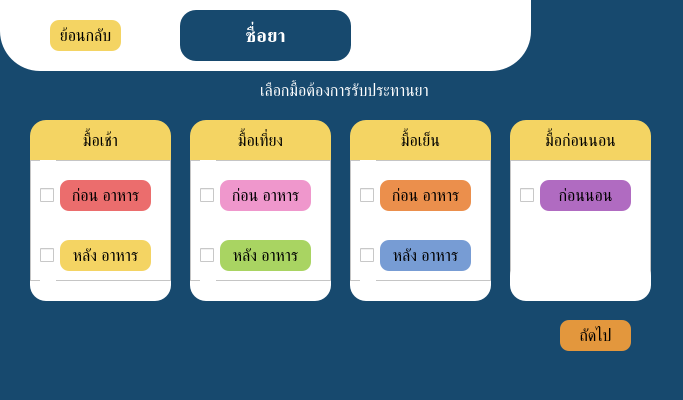
<?xml version="1.0" encoding="UTF-8"?>
<ui version="4.0">
 <class>select_meal</class>
 <widget class="QMainWindow" name="select_meal">
  <property name="geometry">
   <rect>
    <x>0</x>
    <y>0</y>
    <width>683</width>
    <height>400</height>
   </rect>
  </property>
  <property name="windowTitle">
   <string>เลือกมื้อ</string>
  </property>
  <property name="styleSheet">
   <string notr="true">
background-color: rgb(23, 73, 110);</string>
  </property>
  <widget class="QWidget" name="centralwidget">
   <widget class="QFrame" name="frame">
    <property name="geometry">
     <rect>
      <x>0</x>
      <y>-60</y>
      <width>531</width>
      <height>131</height>
     </rect>
    </property>
    <property name="styleSheet">
     <string notr="true">border-radius: 40px;
background-color: rgb(255, 255, 255);</string>
    </property>
    <property name="frameShape">
     <enum>QFrame::StyledPanel</enum>
    </property>
    <property name="frameShadow">
     <enum>QFrame::Raised</enum>
    </property>
    <widget class="QLabel" name="meal_label">
     <property name="geometry">
      <rect>
       <x>180</x>
       <y>70</y>
       <width>171</width>
       <height>51</height>
      </rect>
     </property>
     <property name="font">
      <font>
       <pointsize>14</pointsize>
       <weight>75</weight>
       <bold>true</bold>
      </font>
     </property>
     <property name="styleSheet">
      <string notr="true">border-radius: 16px;
color: rgb(255, 255, 255);
background-color: rgb(23, 73, 110);</string>
     </property>
     <property name="frameShape">
      <enum>QFrame::Box</enum>
     </property>
     <property name="lineWidth">
      <number>1</number>
     </property>
     <property name="text">
      <string>ชื่อยา</string>
     </property>
     <property name="textFormat">
      <enum>Qt::AutoText</enum>
     </property>
     <property name="scaledContents">
      <bool>false</bool>
     </property>
     <property name="alignment">
      <set>Qt::AlignCenter</set>
     </property>
     <property name="wordWrap">
      <bool>true</bool>
     </property>
    </widget>
    <widget class="QPushButton" name="back_pushButton">
     <property name="geometry">
      <rect>
       <x>50</x>
       <y>80</y>
       <width>71</width>
       <height>31</height>
      </rect>
     </property>
     <property name="font">
      <font>
       <pointsize>12</pointsize>
      </font>
     </property>
     <property name="styleSheet">
      <string notr="true">border-radius: 9px;
color: rgb(0, 0, 0);
background-color: rgb(244, 212, 99);</string>
     </property>
     <property name="text">
      <string>ย้อนกลับ</string>
     </property>
    </widget>
   </widget>
   <widget class="QFrame" name="frame_2">
    <property name="geometry">
     <rect>
      <x>30</x>
      <y>120</y>
      <width>141</width>
      <height>61</height>
     </rect>
    </property>
    <property name="styleSheet">
     <string notr="true">border-radius: 16px;
background-color: rgb(244, 212, 99);</string>
    </property>
    <property name="frameShape">
     <enum>QFrame::StyledPanel</enum>
    </property>
    <property name="frameShadow">
     <enum>QFrame::Raised</enum>
    </property>
    <widget class="QLabel" name="b_label">
     <property name="geometry">
      <rect>
       <x>10</x>
       <y>0</y>
       <width>121</width>
       <height>41</height>
      </rect>
     </property>
     <property name="font">
      <font>
       <pointsize>12</pointsize>
      </font>
     </property>
     <property name="text">
      <string>มื้อเช้า</string>
     </property>
     <property name="alignment">
      <set>Qt::AlignCenter</set>
     </property>
    </widget>
   </widget>
   <widget class="QFrame" name="frame_4">
    <property name="geometry">
     <rect>
      <x>30</x>
      <y>260</y>
      <width>141</width>
      <height>41</height>
     </rect>
    </property>
    <property name="styleSheet">
     <string notr="true">border-radius: 16px;
background-color: rgb(255, 255, 255);</string>
    </property>
    <property name="frameShape">
     <enum>QFrame::StyledPanel</enum>
    </property>
    <property name="frameShadow">
     <enum>QFrame::Raised</enum>
    </property>
   </widget>
   <widget class="QFrame" name="frame_5">
    <property name="geometry">
     <rect>
      <x>30</x>
      <y>160</y>
      <width>141</width>
      <height>121</height>
     </rect>
    </property>
    <property name="styleSheet">
     <string notr="true">background-color: rgb(255, 255, 255);</string>
    </property>
    <property name="frameShape">
     <enum>QFrame::StyledPanel</enum>
    </property>
    <property name="frameShadow">
     <enum>QFrame::Raised</enum>
    </property>
    <widget class="QLabel" name="bb_label">
     <property name="geometry">
      <rect>
       <x>30</x>
       <y>20</y>
       <width>91</width>
       <height>31</height>
      </rect>
     </property>
     <property name="font">
      <font>
       <pointsize>12</pointsize>
       <weight>50</weight>
       <bold>false</bold>
      </font>
     </property>
     <property name="styleSheet">
      <string notr="true">border-radius: 9px;
color: rgb(0, 0, 0);
background-color: rgb(235, 109, 109);</string>
     </property>
     <property name="frameShape">
      <enum>QFrame::Box</enum>
     </property>
     <property name="lineWidth">
      <number>1</number>
     </property>
     <property name="text">
      <string>ก่อน อาหาร</string>
     </property>
     <property name="textFormat">
      <enum>Qt::AutoText</enum>
     </property>
     <property name="scaledContents">
      <bool>false</bool>
     </property>
     <property name="alignment">
      <set>Qt::AlignCenter</set>
     </property>
     <property name="wordWrap">
      <bool>true</bool>
     </property>
    </widget>
    <widget class="QCheckBox" name="bb_checkBox">
     <property name="geometry">
      <rect>
       <x>10</x>
       <y>0</y>
       <width>16</width>
       <height>71</height>
      </rect>
     </property>
     <property name="sizePolicy">
      <sizepolicy hsizetype="Minimum" vsizetype="Fixed">
       <horstretch>0</horstretch>
       <verstretch>0</verstretch>
      </sizepolicy>
     </property>
     <property name="font">
      <font>
       <pointsize>14</pointsize>
      </font>
     </property>
     <property name="focusPolicy">
      <enum>Qt::WheelFocus</enum>
     </property>
     <property name="text">
      <string/>
     </property>
     <property name="tristate">
      <bool>false</bool>
     </property>
    </widget>
    <widget class="QCheckBox" name="ab_checkBox">
     <property name="geometry">
      <rect>
       <x>10</x>
       <y>60</y>
       <width>16</width>
       <height>71</height>
      </rect>
     </property>
     <property name="sizePolicy">
      <sizepolicy hsizetype="Minimum" vsizetype="Fixed">
       <horstretch>0</horstretch>
       <verstretch>0</verstretch>
      </sizepolicy>
     </property>
     <property name="font">
      <font>
       <pointsize>14</pointsize>
      </font>
     </property>
     <property name="focusPolicy">
      <enum>Qt::WheelFocus</enum>
     </property>
     <property name="text">
      <string/>
     </property>
     <property name="tristate">
      <bool>false</bool>
     </property>
    </widget>
    <widget class="QLabel" name="ab_label">
     <property name="geometry">
      <rect>
       <x>30</x>
       <y>80</y>
       <width>91</width>
       <height>31</height>
      </rect>
     </property>
     <property name="font">
      <font>
       <pointsize>12</pointsize>
       <weight>50</weight>
       <bold>false</bold>
      </font>
     </property>
     <property name="styleSheet">
      <string notr="true">border-radius: 9px;
color: rgb(0, 0, 0);
background-color: rgb(244, 212, 99);</string>
     </property>
     <property name="frameShape">
      <enum>QFrame::Box</enum>
     </property>
     <property name="lineWidth">
      <number>1</number>
     </property>
     <property name="text">
      <string>หลัง อาหาร</string>
     </property>
     <property name="textFormat">
      <enum>Qt::AutoText</enum>
     </property>
     <property name="scaledContents">
      <bool>false</bool>
     </property>
     <property name="alignment">
      <set>Qt::AlignCenter</set>
     </property>
     <property name="wordWrap">
      <bool>true</bool>
     </property>
    </widget>
   </widget>
   <widget class="QFrame" name="frame_6">
    <property name="geometry">
     <rect>
      <x>190</x>
      <y>160</y>
      <width>141</width>
      <height>121</height>
     </rect>
    </property>
    <property name="styleSheet">
     <string notr="true">background-color: rgb(255, 255, 255);</string>
    </property>
    <property name="frameShape">
     <enum>QFrame::StyledPanel</enum>
    </property>
    <property name="frameShadow">
     <enum>QFrame::Raised</enum>
    </property>
   </widget>
   <widget class="QFrame" name="frame_3">
    <property name="geometry">
     <rect>
      <x>190</x>
      <y>120</y>
      <width>141</width>
      <height>61</height>
     </rect>
    </property>
    <property name="styleSheet">
     <string notr="true">border-radius: 16px;
background-color: rgb(244, 212, 99);</string>
    </property>
    <property name="frameShape">
     <enum>QFrame::StyledPanel</enum>
    </property>
    <property name="frameShadow">
     <enum>QFrame::Raised</enum>
    </property>
    <widget class="QLabel" name="l_label">
     <property name="geometry">
      <rect>
       <x>10</x>
       <y>0</y>
       <width>121</width>
       <height>41</height>
      </rect>
     </property>
     <property name="font">
      <font>
       <pointsize>12</pointsize>
      </font>
     </property>
     <property name="text">
      <string>มื้อเที่ยง</string>
     </property>
     <property name="alignment">
      <set>Qt::AlignCenter</set>
     </property>
    </widget>
   </widget>
   <widget class="QFrame" name="frame_7">
    <property name="geometry">
     <rect>
      <x>190</x>
      <y>260</y>
      <width>141</width>
      <height>41</height>
     </rect>
    </property>
    <property name="styleSheet">
     <string notr="true">border-radius: 16px;
background-color: rgb(255, 255, 255);</string>
    </property>
    <property name="frameShape">
     <enum>QFrame::StyledPanel</enum>
    </property>
    <property name="frameShadow">
     <enum>QFrame::Raised</enum>
    </property>
   </widget>
   <widget class="QLabel" name="bl_label">
    <property name="geometry">
     <rect>
      <x>220</x>
      <y>180</y>
      <width>91</width>
      <height>31</height>
     </rect>
    </property>
    <property name="font">
     <font>
      <pointsize>12</pointsize>
      <weight>50</weight>
      <bold>false</bold>
     </font>
    </property>
    <property name="styleSheet">
     <string notr="true">border-radius: 9px;
color: rgb(0, 0, 0);
background-color: rgb(239, 151, 204);
</string>
    </property>
    <property name="frameShape">
     <enum>QFrame::Box</enum>
    </property>
    <property name="lineWidth">
     <number>1</number>
    </property>
    <property name="text">
     <string>ก่อน อาหาร</string>
    </property>
    <property name="textFormat">
     <enum>Qt::AutoText</enum>
    </property>
    <property name="scaledContents">
     <bool>false</bool>
    </property>
    <property name="alignment">
     <set>Qt::AlignCenter</set>
    </property>
    <property name="wordWrap">
     <bool>true</bool>
    </property>
   </widget>
   <widget class="QCheckBox" name="bl_checkBox">
    <property name="geometry">
     <rect>
      <x>200</x>
      <y>160</y>
      <width>16</width>
      <height>71</height>
     </rect>
    </property>
    <property name="sizePolicy">
     <sizepolicy hsizetype="Minimum" vsizetype="Fixed">
      <horstretch>0</horstretch>
      <verstretch>0</verstretch>
     </sizepolicy>
    </property>
    <property name="font">
     <font>
      <pointsize>14</pointsize>
     </font>
    </property>
    <property name="focusPolicy">
     <enum>Qt::WheelFocus</enum>
    </property>
    <property name="styleSheet">
     <string notr="true">background-color: rgb(255, 255, 255);</string>
    </property>
    <property name="text">
     <string/>
    </property>
    <property name="tristate">
     <bool>false</bool>
    </property>
   </widget>
   <widget class="QCheckBox" name="al_checkBox">
    <property name="geometry">
     <rect>
      <x>200</x>
      <y>220</y>
      <width>16</width>
      <height>71</height>
     </rect>
    </property>
    <property name="sizePolicy">
     <sizepolicy hsizetype="Minimum" vsizetype="Fixed">
      <horstretch>0</horstretch>
      <verstretch>0</verstretch>
     </sizepolicy>
    </property>
    <property name="font">
     <font>
      <pointsize>14</pointsize>
     </font>
    </property>
    <property name="focusPolicy">
     <enum>Qt::WheelFocus</enum>
    </property>
    <property name="styleSheet">
     <string notr="true">background-color: rgb(255, 255, 255);</string>
    </property>
    <property name="text">
     <string/>
    </property>
    <property name="tristate">
     <bool>false</bool>
    </property>
   </widget>
   <widget class="QLabel" name="al_label">
    <property name="geometry">
     <rect>
      <x>220</x>
      <y>240</y>
      <width>91</width>
      <height>31</height>
     </rect>
    </property>
    <property name="font">
     <font>
      <pointsize>12</pointsize>
      <weight>50</weight>
      <bold>false</bold>
     </font>
    </property>
    <property name="styleSheet">
     <string notr="true">border-radius: 9px;
color: rgb(0, 0, 0);
background-color: rgb(169, 212, 98);</string>
    </property>
    <property name="frameShape">
     <enum>QFrame::Box</enum>
    </property>
    <property name="lineWidth">
     <number>1</number>
    </property>
    <property name="text">
     <string>หลัง อาหาร</string>
    </property>
    <property name="textFormat">
     <enum>Qt::AutoText</enum>
    </property>
    <property name="scaledContents">
     <bool>false</bool>
    </property>
    <property name="alignment">
     <set>Qt::AlignCenter</set>
    </property>
    <property name="wordWrap">
     <bool>true</bool>
    </property>
   </widget>
   <widget class="QFrame" name="frame_8">
    <property name="geometry">
     <rect>
      <x>350</x>
      <y>260</y>
      <width>141</width>
      <height>41</height>
     </rect>
    </property>
    <property name="styleSheet">
     <string notr="true">border-radius: 16px;
background-color: rgb(255, 255, 255);</string>
    </property>
    <property name="frameShape">
     <enum>QFrame::StyledPanel</enum>
    </property>
    <property name="frameShadow">
     <enum>QFrame::Raised</enum>
    </property>
   </widget>
   <widget class="QFrame" name="frame_9">
    <property name="geometry">
     <rect>
      <x>350</x>
      <y>160</y>
      <width>141</width>
      <height>121</height>
     </rect>
    </property>
    <property name="styleSheet">
     <string notr="true">background-color: rgb(255, 255, 255);</string>
    </property>
    <property name="frameShape">
     <enum>QFrame::StyledPanel</enum>
    </property>
    <property name="frameShadow">
     <enum>QFrame::Raised</enum>
    </property>
    <widget class="QLabel" name="ad_label">
     <property name="geometry">
      <rect>
       <x>30</x>
       <y>80</y>
       <width>91</width>
       <height>31</height>
      </rect>
     </property>
     <property name="font">
      <font>
       <pointsize>12</pointsize>
       <weight>50</weight>
       <bold>false</bold>
      </font>
     </property>
     <property name="styleSheet">
      <string notr="true">border-radius: 9px;
color: rgb(0, 0, 0);
background-color: rgb(119, 156, 212);
</string>
     </property>
     <property name="frameShape">
      <enum>QFrame::Box</enum>
     </property>
     <property name="lineWidth">
      <number>1</number>
     </property>
     <property name="text">
      <string>หลัง อาหาร</string>
     </property>
     <property name="textFormat">
      <enum>Qt::AutoText</enum>
     </property>
     <property name="scaledContents">
      <bool>false</bool>
     </property>
     <property name="alignment">
      <set>Qt::AlignCenter</set>
     </property>
     <property name="wordWrap">
      <bool>true</bool>
     </property>
    </widget>
    <widget class="QCheckBox" name="ad_checkBox">
     <property name="geometry">
      <rect>
       <x>10</x>
       <y>60</y>
       <width>16</width>
       <height>71</height>
      </rect>
     </property>
     <property name="sizePolicy">
      <sizepolicy hsizetype="Minimum" vsizetype="Fixed">
       <horstretch>0</horstretch>
       <verstretch>0</verstretch>
      </sizepolicy>
     </property>
     <property name="font">
      <font>
       <pointsize>14</pointsize>
      </font>
     </property>
     <property name="focusPolicy">
      <enum>Qt::WheelFocus</enum>
     </property>
     <property name="text">
      <string/>
     </property>
     <property name="tristate">
      <bool>false</bool>
     </property>
    </widget>
    <widget class="QLabel" name="bd_label">
     <property name="geometry">
      <rect>
       <x>30</x>
       <y>20</y>
       <width>91</width>
       <height>31</height>
      </rect>
     </property>
     <property name="font">
      <font>
       <pointsize>12</pointsize>
       <weight>50</weight>
       <bold>false</bold>
      </font>
     </property>
     <property name="styleSheet">
      <string notr="true">border-radius: 9px;
color: rgb(0, 0, 0);
background-color: rgb(235, 143, 76);
</string>
     </property>
     <property name="frameShape">
      <enum>QFrame::Box</enum>
     </property>
     <property name="lineWidth">
      <number>1</number>
     </property>
     <property name="text">
      <string>ก่อน อาหาร</string>
     </property>
     <property name="textFormat">
      <enum>Qt::AutoText</enum>
     </property>
     <property name="scaledContents">
      <bool>false</bool>
     </property>
     <property name="alignment">
      <set>Qt::AlignCenter</set>
     </property>
     <property name="wordWrap">
      <bool>true</bool>
     </property>
    </widget>
    <widget class="QCheckBox" name="bd_checkBox">
     <property name="geometry">
      <rect>
       <x>10</x>
       <y>0</y>
       <width>16</width>
       <height>71</height>
      </rect>
     </property>
     <property name="sizePolicy">
      <sizepolicy hsizetype="Minimum" vsizetype="Fixed">
       <horstretch>0</horstretch>
       <verstretch>0</verstretch>
      </sizepolicy>
     </property>
     <property name="font">
      <font>
       <pointsize>14</pointsize>
      </font>
     </property>
     <property name="focusPolicy">
      <enum>Qt::WheelFocus</enum>
     </property>
     <property name="text">
      <string/>
     </property>
     <property name="tristate">
      <bool>false</bool>
     </property>
    </widget>
   </widget>
   <widget class="QFrame" name="frame_10">
    <property name="geometry">
     <rect>
      <x>350</x>
      <y>120</y>
      <width>141</width>
      <height>61</height>
     </rect>
    </property>
    <property name="styleSheet">
     <string notr="true">border-radius: 16px;
background-color: rgb(244, 212, 99);</string>
    </property>
    <property name="frameShape">
     <enum>QFrame::StyledPanel</enum>
    </property>
    <property name="frameShadow">
     <enum>QFrame::Raised</enum>
    </property>
    <widget class="QLabel" name="d_label">
     <property name="geometry">
      <rect>
       <x>10</x>
       <y>0</y>
       <width>121</width>
       <height>41</height>
      </rect>
     </property>
     <property name="font">
      <font>
       <pointsize>12</pointsize>
      </font>
     </property>
     <property name="text">
      <string>มื้อเย็น</string>
     </property>
     <property name="alignment">
      <set>Qt::AlignCenter</set>
     </property>
    </widget>
   </widget>
   <widget class="QLabel" name="label_2">
    <property name="geometry">
     <rect>
      <x>260</x>
      <y>80</y>
      <width>211</width>
      <height>21</height>
     </rect>
    </property>
    <property name="font">
     <font>
      <pointsize>12</pointsize>
     </font>
    </property>
    <property name="styleSheet">
     <string notr="true">color: rgb(255, 255, 255);</string>
    </property>
    <property name="text">
     <string>เลือกมื้อต้องการรับประทานยา</string>
    </property>
   </widget>
   <widget class="QFrame" name="frame_11">
    <property name="geometry">
     <rect>
      <x>510</x>
      <y>120</y>
      <width>141</width>
      <height>61</height>
     </rect>
    </property>
    <property name="styleSheet">
     <string notr="true">border-radius: 16px;
background-color: rgb(244, 212, 99);</string>
    </property>
    <property name="frameShape">
     <enum>QFrame::StyledPanel</enum>
    </property>
    <property name="frameShadow">
     <enum>QFrame::Raised</enum>
    </property>
    <widget class="QLabel" name="bed_label">
     <property name="geometry">
      <rect>
       <x>20</x>
       <y>0</y>
       <width>101</width>
       <height>41</height>
      </rect>
     </property>
     <property name="font">
      <font>
       <pointsize>12</pointsize>
      </font>
     </property>
     <property name="text">
      <string>มื้อก่อนนอน</string>
     </property>
     <property name="alignment">
      <set>Qt::AlignCenter</set>
     </property>
    </widget>
   </widget>
   <widget class="QFrame" name="frame_12">
    <property name="geometry">
     <rect>
      <x>510</x>
      <y>160</y>
      <width>141</width>
      <height>121</height>
     </rect>
    </property>
    <property name="styleSheet">
     <string notr="true">background-color: rgb(255, 255, 255);</string>
    </property>
    <property name="frameShape">
     <enum>QFrame::StyledPanel</enum>
    </property>
    <property name="frameShadow">
     <enum>QFrame::Raised</enum>
    </property>
    <widget class="QLabel" name="bbed_label">
     <property name="geometry">
      <rect>
       <x>30</x>
       <y>20</y>
       <width>91</width>
       <height>31</height>
      </rect>
     </property>
     <property name="font">
      <font>
       <pointsize>12</pointsize>
       <weight>50</weight>
       <bold>false</bold>
      </font>
     </property>
     <property name="styleSheet">
      <string notr="true">border-radius: 9px;
color: rgb(0, 0, 0);
background-color: rgb(176, 107, 193);
</string>
     </property>
     <property name="frameShape">
      <enum>QFrame::Box</enum>
     </property>
     <property name="lineWidth">
      <number>1</number>
     </property>
     <property name="text">
      <string>ก่อนนอน</string>
     </property>
     <property name="textFormat">
      <enum>Qt::AutoText</enum>
     </property>
     <property name="scaledContents">
      <bool>false</bool>
     </property>
     <property name="alignment">
      <set>Qt::AlignCenter</set>
     </property>
     <property name="wordWrap">
      <bool>true</bool>
     </property>
    </widget>
    <widget class="QCheckBox" name="bbed_checkBox">
     <property name="geometry">
      <rect>
       <x>10</x>
       <y>10</y>
       <width>16</width>
       <height>51</height>
      </rect>
     </property>
     <property name="sizePolicy">
      <sizepolicy hsizetype="Minimum" vsizetype="Fixed">
       <horstretch>0</horstretch>
       <verstretch>0</verstretch>
      </sizepolicy>
     </property>
     <property name="font">
      <font>
       <pointsize>14</pointsize>
      </font>
     </property>
     <property name="focusPolicy">
      <enum>Qt::WheelFocus</enum>
     </property>
     <property name="styleSheet">
      <string notr="true">background-color: rgb(255, 255, 255);</string>
     </property>
     <property name="text">
      <string/>
     </property>
     <property name="tristate">
      <bool>false</bool>
     </property>
    </widget>
   </widget>
   <widget class="QFrame" name="frame_13">
    <property name="geometry">
     <rect>
      <x>510</x>
      <y>260</y>
      <width>141</width>
      <height>41</height>
     </rect>
    </property>
    <property name="styleSheet">
     <string notr="true">border-radius: 16px;
background-color: rgb(255, 255, 255);</string>
    </property>
    <property name="frameShape">
     <enum>QFrame::StyledPanel</enum>
    </property>
    <property name="frameShadow">
     <enum>QFrame::Raised</enum>
    </property>
   </widget>
   <widget class="QPushButton" name="next_pushButton">
    <property name="geometry">
     <rect>
      <x>560</x>
      <y>320</y>
      <width>71</width>
      <height>31</height>
     </rect>
    </property>
    <property name="font">
     <font>
      <pointsize>12</pointsize>
     </font>
    </property>
    <property name="styleSheet">
     <string notr="true">border-radius: 9px;
color: rgb(0, 0, 0);
background-color: rgb(227, 151, 61);</string>
    </property>
    <property name="text">
     <string>ถัดไป</string>
    </property>
   </widget>
   <zorder>frame_10</zorder>
   <zorder>frame</zorder>
   <zorder>frame_2</zorder>
   <zorder>frame_4</zorder>
   <zorder>frame_5</zorder>
   <zorder>frame_3</zorder>
   <zorder>frame_7</zorder>
   <zorder>frame_6</zorder>
   <zorder>bl_label</zorder>
   <zorder>bl_checkBox</zorder>
   <zorder>al_checkBox</zorder>
   <zorder>al_label</zorder>
   <zorder>frame_8</zorder>
   <zorder>frame_9</zorder>
   <zorder>label_2</zorder>
   <zorder>frame_11</zorder>
   <zorder>frame_12</zorder>
   <zorder>next_pushButton</zorder>
   <zorder>frame_13</zorder>
  </widget>
 </widget>
 <resources/>
 <connections/>
</ui>
